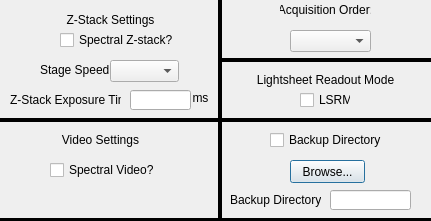
<?xml version="1.0" encoding="UTF-8"?>
<ui version="4.0">
 <class>AdvSettingsDialog</class>
 <widget class="QDialog" name="AdvSettingsDialog">
  <property name="geometry">
   <rect>
    <x>0</x>
    <y>0</y>
    <width>431</width>
    <height>221</height>
   </rect>
  </property>
  <property name="windowTitle">
   <string>Advanced Settings</string>
  </property>
  <widget class="QComboBox" name="acq_order_combo_box">
   <property name="geometry">
    <rect>
     <x>290</x>
     <y>30</y>
     <width>81</width>
     <height>22</height>
    </rect>
   </property>
   <property name="whatsThis">
    <string>&lt;html&gt;&lt;head/&gt;&lt;body&gt;&lt;p&gt;Sets acquisition priority order.&lt;/p&gt;&lt;p&gt;If set to TIME_SAMP, all samples set in the regions setup will be acquired at each timepoint. This is the default setting.&lt;/p&gt;&lt;p&gt;&lt;br/&gt;&lt;/p&gt;&lt;p&gt;If set to SAMP_TIME, a full time series will be performed for each fish set in the regions setup.&lt;/p&gt;&lt;p&gt;&lt;br/&gt;&lt;/p&gt;&lt;p&gt;If set to POS_TIME, a full time series will be performed for each region set in the regions setup.&lt;/p&gt;&lt;/body&gt;&lt;/html&gt;</string>
   </property>
   <property name="layoutDirection">
    <enum>Qt::LeftToRight</enum>
   </property>
  </widget>
  <widget class="QLabel" name="z_stack_exp_unit_label">
   <property name="geometry">
    <rect>
     <x>190</x>
     <y>90</y>
     <width>21</width>
     <height>16</height>
    </rect>
   </property>
   <property name="text">
    <string>ms</string>
   </property>
   <property name="alignment">
    <set>Qt::AlignCenter</set>
   </property>
  </widget>
  <widget class="QLabel" name="z_stack_settings_label">
   <property name="geometry">
    <rect>
     <x>60</x>
     <y>10</y>
     <width>101</width>
     <height>20</height>
    </rect>
   </property>
   <property name="text">
    <string>Z-Stack Settings</string>
   </property>
   <property name="alignment">
    <set>Qt::AlignCenter</set>
   </property>
  </widget>
  <widget class="QLineEdit" name="z_stack_exposure_line_edit">
   <property name="geometry">
    <rect>
     <x>130</x>
     <y>90</y>
     <width>61</width>
     <height>20</height>
    </rect>
   </property>
   <property name="whatsThis">
    <string>&lt;html&gt;&lt;head/&gt;&lt;body&gt;&lt;p&gt;Exposure time for use in Z-stack. &lt;/p&gt;&lt;p&gt;If spectral Z-stack is selected, exposure time is only limited by camera's min/max exposure time. &lt;/p&gt;&lt;p&gt;If spectral Z-stack is not selected, max exposure time is 1/stage_speed, rounded down, and min is limited by the camera.&lt;/p&gt;&lt;/body&gt;&lt;/html&gt;</string>
   </property>
  </widget>
  <widget class="QLabel" name="z_stack_exposure_label">
   <property name="geometry">
    <rect>
     <x>10</x>
     <y>90</y>
     <width>111</width>
     <height>20</height>
    </rect>
   </property>
   <property name="text">
    <string>Z-Stack Exposure Time:</string>
   </property>
  </widget>
  <widget class="QCheckBox" name="video_spectral_check_box">
   <property name="geometry">
    <rect>
     <x>50</x>
     <y>160</y>
     <width>121</width>
     <height>20</height>
    </rect>
   </property>
   <property name="whatsThis">
    <string>&lt;html&gt;&lt;head/&gt;&lt;body&gt;&lt;p&gt;If checked, videos will be performed by alternating between channels until the desired number of images are acquired per channel.&lt;/p&gt;&lt;/body&gt;&lt;/html&gt;</string>
   </property>
   <property name="text">
    <string>Spectral Video?</string>
   </property>
  </widget>
  <widget class="QLabel" name="video_settings_label">
   <property name="geometry">
    <rect>
     <x>50</x>
     <y>130</y>
     <width>101</width>
     <height>20</height>
    </rect>
   </property>
   <property name="text">
    <string>Video Settings</string>
   </property>
   <property name="alignment">
    <set>Qt::AlignCenter</set>
   </property>
  </widget>
  <widget class="QLabel" name="stage_speed_label">
   <property name="geometry">
    <rect>
     <x>40</x>
     <y>60</y>
     <width>71</width>
     <height>20</height>
    </rect>
   </property>
   <property name="text">
    <string>Stage Speed:</string>
   </property>
  </widget>
  <widget class="QComboBox" name="stage_speed_combo_box">
   <property name="geometry">
    <rect>
     <x>110</x>
     <y>60</y>
     <width>69</width>
     <height>22</height>
    </rect>
   </property>
   <property name="whatsThis">
    <string>&lt;html&gt;&lt;head/&gt;&lt;body&gt;&lt;p&gt;Sets stage speed to be used during continuous Z-stack. Note that this doesn't apply if Spectral Z-stack is enabled.&lt;/p&gt;&lt;p&gt;Since 30 is the full sensor maximum framerate of the PCO camera, 30 um/s is the current default speed. &lt;/p&gt;&lt;/body&gt;&lt;/html&gt;</string>
   </property>
  </widget>
  <widget class="Line" name="line">
   <property name="geometry">
    <rect>
     <x>-310</x>
     <y>110</y>
     <width>531</width>
     <height>20</height>
    </rect>
   </property>
   <property name="font">
    <font>
     <pointsize>8</pointsize>
    </font>
   </property>
   <property name="frameShadow">
    <enum>QFrame::Plain</enum>
   </property>
   <property name="lineWidth">
    <number>4</number>
   </property>
   <property name="orientation">
    <enum>Qt::Horizontal</enum>
   </property>
  </widget>
  <widget class="Line" name="line_2">
   <property name="geometry">
    <rect>
     <x>210</x>
     <y>-130</y>
     <width>20</width>
     <height>351</height>
    </rect>
   </property>
   <property name="frameShadow">
    <enum>QFrame::Plain</enum>
   </property>
   <property name="lineWidth">
    <number>4</number>
   </property>
   <property name="orientation">
    <enum>Qt::Vertical</enum>
   </property>
  </widget>
  <widget class="QLabel" name="acq_order_label">
   <property name="geometry">
    <rect>
     <x>280</x>
     <y>0</y>
     <width>91</width>
     <height>20</height>
    </rect>
   </property>
   <property name="text">
    <string>Acquisition Order:</string>
   </property>
   <property name="alignment">
    <set>Qt::AlignCenter</set>
   </property>
  </widget>
  <widget class="QLabel" name="save_label">
   <property name="geometry">
    <rect>
     <x>230</x>
     <y>190</y>
     <width>91</width>
     <height>20</height>
    </rect>
   </property>
   <property name="text">
    <string>Backup Directory:</string>
   </property>
  </widget>
  <widget class="QPushButton" name="backup_directory_browse_button">
   <property name="geometry">
    <rect>
     <x>290</x>
     <y>160</y>
     <width>75</width>
     <height>23</height>
    </rect>
   </property>
   <property name="whatsThis">
    <string>&lt;html&gt;&lt;head/&gt;&lt;body&gt;&lt;p&gt;Browse and choose backup directory.&lt;/p&gt;&lt;/body&gt;&lt;/html&gt;</string>
   </property>
   <property name="text">
    <string>Browse...</string>
   </property>
  </widget>
  <widget class="QLineEdit" name="backup_directory_line_edit">
   <property name="geometry">
    <rect>
     <x>330</x>
     <y>190</y>
     <width>81</width>
     <height>20</height>
    </rect>
   </property>
   <property name="whatsThis">
    <string>&lt;html&gt;&lt;head/&gt;&lt;body&gt;&lt;p&gt;Backup directory.&lt;/p&gt;&lt;/body&gt;&lt;/html&gt;</string>
   </property>
  </widget>
  <widget class="QCheckBox" name="backup_directory_check_box">
   <property name="geometry">
    <rect>
     <x>270</x>
     <y>130</y>
     <width>121</width>
     <height>20</height>
    </rect>
   </property>
   <property name="whatsThis">
    <string>&lt;html&gt;&lt;head/&gt;&lt;body&gt;&lt;p&gt;Let's you choose a backup directory in case the primary directory runs out of space.&lt;/p&gt;&lt;/body&gt;&lt;/html&gt;</string>
   </property>
   <property name="text">
    <string>Backup Directory</string>
   </property>
  </widget>
  <widget class="Line" name="line_4">
   <property name="geometry">
    <rect>
     <x>220</x>
     <y>50</y>
     <width>351</width>
     <height>20</height>
    </rect>
   </property>
   <property name="font">
    <font>
     <pointsize>8</pointsize>
    </font>
   </property>
   <property name="frameShadow">
    <enum>QFrame::Plain</enum>
   </property>
   <property name="lineWidth">
    <number>4</number>
   </property>
   <property name="orientation">
    <enum>Qt::Horizontal</enum>
   </property>
  </widget>
  <widget class="Line" name="line_5">
   <property name="geometry">
    <rect>
     <x>-30</x>
     <y>210</y>
     <width>491</width>
     <height>20</height>
    </rect>
   </property>
   <property name="font">
    <font>
     <pointsize>8</pointsize>
    </font>
   </property>
   <property name="frameShadow">
    <enum>QFrame::Plain</enum>
   </property>
   <property name="lineWidth">
    <number>4</number>
   </property>
   <property name="orientation">
    <enum>Qt::Horizontal</enum>
   </property>
  </widget>
  <widget class="QCheckBox" name="z_stack_spectral_check_box">
   <property name="geometry">
    <rect>
     <x>60</x>
     <y>30</y>
     <width>121</width>
     <height>20</height>
    </rect>
   </property>
   <property name="whatsThis">
    <string>&lt;html&gt;&lt;head/&gt;&lt;body&gt;&lt;p&gt;If checked, Z-stack will be performed in the following way:&lt;/p&gt;&lt;p&gt;1. stage will move to first position.&lt;/p&gt;&lt;p&gt;2. Images will be taken with each channel selected.&lt;/p&gt;&lt;p&gt;3. stage will move by the set step size.&lt;/p&gt;&lt;p&gt;4. repeat 2 and 3 until end position is reached.&lt;/p&gt;&lt;p&gt;Otherwise, Z-stack will be performed with continuous stage motion, acquiring one channel at a time.&lt;/p&gt;&lt;/body&gt;&lt;/html&gt;</string>
   </property>
   <property name="text">
    <string>Spectral Z-stack?</string>
   </property>
  </widget>
  <widget class="QCheckBox" name="lsrm_check_box">
   <property name="geometry">
    <rect>
     <x>300</x>
     <y>90</y>
     <width>51</width>
     <height>20</height>
    </rect>
   </property>
   <property name="whatsThis">
    <string>&lt;html&gt;&lt;head/&gt;&lt;body&gt;&lt;p&gt;If checked, will enable Lightsheet Readout Mode (rolling shutter). Note that this should be configured in the Galvo Setup part of the application.&lt;/p&gt;&lt;p&gt;&lt;br/&gt;&lt;/p&gt;&lt;/body&gt;&lt;/html&gt;</string>
   </property>
   <property name="text">
    <string>LSRM</string>
   </property>
  </widget>
  <widget class="QLabel" name="lsrm_label">
   <property name="geometry">
    <rect>
     <x>250</x>
     <y>70</y>
     <width>151</width>
     <height>20</height>
    </rect>
   </property>
   <property name="text">
    <string>Lightsheet Readout Mode</string>
   </property>
   <property name="alignment">
    <set>Qt::AlignCenter</set>
   </property>
  </widget>
  <widget class="Line" name="line_7">
   <property name="geometry">
    <rect>
     <x>210</x>
     <y>110</y>
     <width>491</width>
     <height>20</height>
    </rect>
   </property>
   <property name="font">
    <font>
     <pointsize>8</pointsize>
    </font>
   </property>
   <property name="frameShadow">
    <enum>QFrame::Plain</enum>
   </property>
   <property name="lineWidth">
    <number>4</number>
   </property>
   <property name="orientation">
    <enum>Qt::Horizontal</enum>
   </property>
  </widget>
 </widget>
 <resources/>
 <connections/>
</ui>
